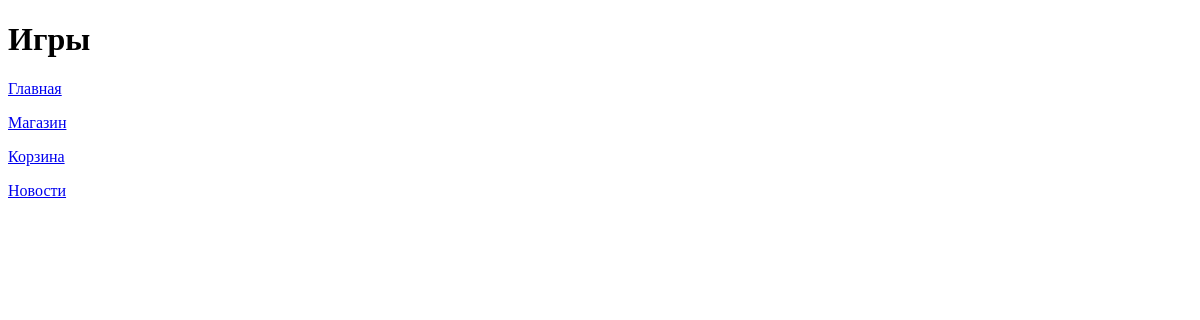
Page /platform/games/ on the earlier database version.
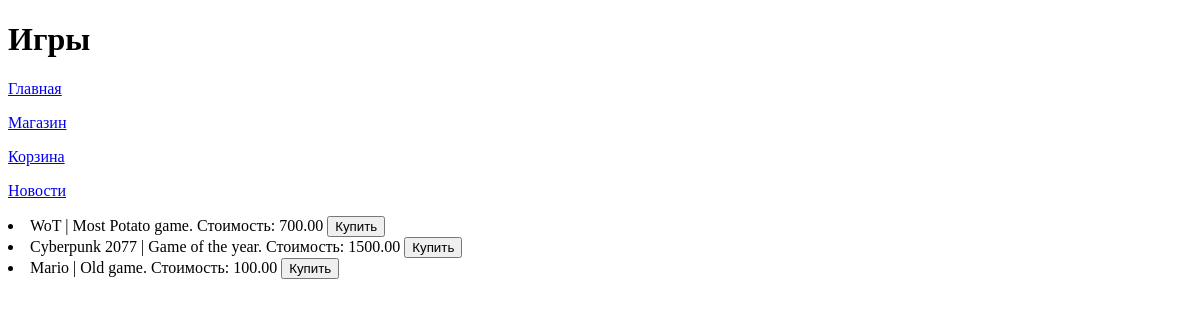
Same page on the later database version.
### task1/models.py (models this page shows)
class Game(models.Model):
    title = models.CharField(max_length=30)
    cost = models.DecimalField(max_digits=10, decimal_places=2)
    size = models.DecimalField(max_digits=10, decimal_places=2)
    description = models.TextField()
    age_limited = models.BooleanField(default=False)
    buyer = models.ManyToManyField(Buyer, related_name='games')

### task1/views.py (the view)
# urls.py: path('platform/games/', games),
def games(request):
    games = Game.objects.all()
    context = {
        "games": games
    }
    return render(request, 'games.html', context)

### templates/task1/games.html
{% extends "menu.html" %}
{% block pagename %}
    <h1> Игры </h1>
{% endblock %}
{% block menu %}
    {{ block.super }}
{% endblock %}
{% block content %}
    {% for game in games %}
    <li>{{ game.title }} | {{ game.description }}. Стоимость: {{ game.cost }} <button>Купить</button></li>
    {% endfor %}
{% endblock %}

### templates/task1/menu.html (shortened to what this page needs)
<!DOCTYPE html>
<html lang="en">
<head>
</head>
<body>
    {% block pagename %}
    {% endblock %}
    {% block menu %}
    <p><a href="/platform">Главная</a></p>
    <p><a href="/platform/games/">Магазин</a></p>
    <p><a href="/platform/cart/">Корзина</a></p>
    <p><a href="/platform/news/">Новости</a></p>
    {% endblock %}
    {% block content %}
    {% endblock %}
</body>
</html>

Differences in the rows shown:
added Game: title "WoT", description "Most Potato game", cost "700.00"
added Game: title "Cyberpunk 2077", description "Game of the year", cost "1500.00"
added Game: title "Mario", description "Old game", cost "100.00"
